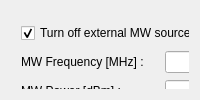
        <widget class="QWidget" name="tab">
         <attribute name="title">
          <string>Analysis</string>
         </attribute>
         <layout class="QGridLayout" name="gridLayout_6">
          <item row="0" column="1">
           <widget class="QWidget" name="widget" native="true">
            <widget class="QWidget" name="widget_2" native="true">
             <property name="geometry">
              <rect>
               <x>0</x>
               <y>0</y>
               <width>861</width>
               <height>151</height>
              </rect>
             </property>
             <widget class="QWidget" name="layoutWidget_2">
              <property name="geometry">
               <rect>
                <x>10</x>
                <y>10</y>
                <width>841</width>
                <height>141</height>
               </rect>
              </property>
              <layout class="QGridLayout" name="gridLayout_30">
               <item row="0" column="8">
                <widget class="QLabel" name="refocus_interval_Label">
                 <property name="text">
                  <string>Refocus interval (s):</string>
                 </property>
                </widget>
               </item>
               <item row="2" column="3">
                <widget class="QCheckBox" name="ignore_last_laser_CheckBox">
                 <property name="text">
                  <string>Ignore last laser?</string>
                 </property>
                 <property name="checked">
                  <bool>false</bool>
                 </property>
                </widget>
               </item>
               <item row="3" column="3">
                <widget class="QCheckBox" name="alternating_sequence_CheckBox">
                 <property name="text">
                  <string>Alternating sequence?</string>
                 </property>
                </widget>
               </item>
               <item row="0" column="6">
                <spacer name="horizontalSpacer_11">
                 <property name="orientation">
                  <enum>Qt::Horizontal</enum>
                 </property>
                 <property name="sizeHint" stdset="0">
                  <size>
                   <width>40</width>
                   <height>20</height>
                  </size>
                 </property>
                </spacer>
               </item>
               <item row="1" column="8">
                <widget class="QLineEdit" name="refocus_interval_LineEdit"/>
               </item>
               <item row="0" column="4">
                <spacer name="horizontalSpacer_10">
                 <property name="orientation">
                  <enum>Qt::Horizontal</enum>
                 </property>
                 <property name="sizeHint" stdset="0">
                  <size>
                   <width>40</width>
                   <height>20</height>
                  </size>
                 </property>
                </spacer>
               </item>
               <item row="3" column="8">
                <widget class="QLineEdit" name="odmr_refocus_interval_LineEdit"/>
               </item>
               <item row="1" column="5">
                <layout class="QGridLayout" name="gridLayout_40">
                 <item row="0" column="0">
                  <widget class="QLabel" name="tau_start_Label">
                   <property name="text">
                    <string>Tau start:</string>
                   </property>
                   <property name="alignment">
                    <set>Qt::AlignLeading|Qt::AlignLeft|Qt::AlignVCenter</set>
                   </property>
                  </widget>
                 </item>
                 <item row="0" column="1">
                  <widget class="QLineEdit" name="tau_start_InputWidget">
                   <property name="maximumSize">
                    <size>
                     <width>75</width>
                     <height>16777215</height>
                    </size>
                   </property>
                  </widget>
                 </item>
                </layout>
               </item>
               <item row="0" column="0">
                <widget class="QCheckBox" name="turn_off_external_mw_source_CheckBox">
                 <property name="text">
                  <string>Turn off external MW source?</string>
                 </property>
                 <property name="checked">
                  <bool>true</bool>
                 </property>
                </widget>
               </item>
               <item row="2" column="5">
                <layout class="QGridLayout" name="gridLayout_41">
                 <item row="0" column="0">
                  <widget class="QLabel" name="tau_increment_Label">
                   <property name="text">
                    <string>Tau increment:</string>
                   </property>
                   <property name="alignment">
                    <set>Qt::AlignRight|Qt::AlignTrailing|Qt::AlignVCenter</set>
                   </property>
                  </widget>
                 </item>
                 <item row="0" column="1">
                  <widget class="QLineEdit" name="tau_increment_InputWidget">
                   <property name="maximumSize">
                    <size>
                     <width>75</width>
                     <height>16777215</height>
                    </size>
                   </property>
                  </widget>
                 </item>
                </layout>
               </item>
               <item row="0" column="3">
                <layout class="QGridLayout" name="gridLayout_39">
                 <item row="0" column="0">
                  <widget class="QLabel" name="number_of_pulses_Label">
                   <property name="text">
                    <string>Number of laser pulses:</string>
                   </property>
                   <property name="alignment">
                    <set>Qt::AlignRight|Qt::AlignTrailing|Qt::AlignVCenter</set>
                   </property>
                  </widget>
                 </item>
                 <item row="0" column="1">
                  <widget class="QLineEdit" name="numlaser_InputWidget">
                   <property name="maximumSize">
                    <size>
                     <width>75</width>
                     <height>16777215</height>
                    </size>
                   </property>
                  </widget>
                 </item>
                </layout>
               </item>
               <item row="2" column="8">
                <widget class="QLabel" name="odmr_refocus_interval_Label">
                 <property name="text">
                  <string>ODMR refocus interval (s):</string>
                 </property>
                </widget>
               </item>
               <item row="1" column="3">
                <widget class="QCheckBox" name="ignore_first_laser_CheckBox">
                 <property name="text">
                  <string>Ignore first laser?</string>
                 </property>
                </widget>
               </item>
               <item row="0" column="5">
                <widget class="QCheckBox" name="tau_defined_in_sequence_CheckBox">
                 <property name="text">
                  <string>Tau defined in sequence?</string>
                 </property>
                 <property name="checked">
                  <bool>true</bool>
                 </property>
                </widget>
               </item>
               <item row="0" column="2">
                <spacer name="horizontalSpacer_12">
                 <property name="orientation">
                  <enum>Qt::Horizontal</enum>
                 </property>
                 <property name="sizeHint" stdset="0">
                  <size>
                   <width>40</width>
                   <height>20</height>
                  </size>
                 </property>
                </spacer>
               </item>
               <item row="3" column="5">
                <widget class="QCheckBox" name="show_fft_plot_CheckBox">
                 <property name="text">
                  <string>Show second plot?</string>
                 </property>
                </widget>
               </item>
               <item row="3" column="0">
                <layout class="QGridLayout" name="gridLayout_28">
                 <item row="0" column="1">
                  <widget class="QLabel" name="label_16">
                   <property name="text">
                    <string>Fast counter binning [ns] :</string>
                   </property>
                  </widget>
                 </item>
                 <item row="0" column="2">
                  <widget class="QDoubleSpinBox" name="binning_doubleSpinBox">
                   <property name="sizePolicy">
                    <sizepolicy hsizetype="Expanding" vsizetype="Fixed">
                     <horstretch>0</horstretch>
                     <verstretch>0</verstretch>
                    </sizepolicy>
                   </property>
                   <property name="minimumSize">
                    <size>
                     <width>75</width>
                     <height>0</height>
                    </size>
                   </property>
                   <property name="minimum">
                    <double>0.100000000000000</double>
                   </property>
                   <property name="maximum">
                    <double>1000.000000000000000</double>
                   </property>
                   <property name="singleStep">
                    <double>0.100000000000000</double>
                   </property>
                   <property name="value">
                    <double>1.000000000000000</double>
                   </property>
                  </widget>
                 </item>
                </layout>
               </item>
               <item row="1" column="0">
                <layout class="QGridLayout" name="gridLayout_32">
                 <item row="0" column="1">
                  <widget class="QLineEdit" name="mw_frequency_InputWidget">
                   <property name="maximumSize">
                    <size>
                     <width>75</width>
                     <height>16777215</height>
                    </size>
                   </property>
                  </widget>
                 </item>
                 <item row="0" column="0">
                  <widget class="QLabel" name="mw_frequency_Label">
                   <property name="text">
                    <string>MW Frequency [MHz] :</string>
                   </property>
                  </widget>
                 </item>
                </layout>
               </item>
               <item row="2" column="0">
                <layout class="QGridLayout" name="gridLayout_31">
                 <item row="0" column="1">
                  <widget class="QLineEdit" name="mw_power_InputWidget">
                   <property name="maximumSize">
                    <size>
                     <width>75</width>
                     <height>16777215</height>
                    </size>
                   </property>
                  </widget>
                 </item>
                 <item row="0" column="0">
                  <widget class="QLabel" name="mw_power_Label">
                   <property name="text">
                    <string>MW Power [dBm] :</string>
                   </property>
                  </widget>
                 </item>
                </layout>
               </item>
               <item row="4" column="5">
                <widget class="QCheckBox" name="show_errorbars_CheckBox">
                 <property name="toolTip">
                  <string>computes the errorbars just based on photon shot noise and propagation of uncertainty</string>
                 </property>
                 <property name="statusTip">
                  <string comment="computes the errorbars just based on photon shot noise and propagation of uncertainty" extracomment="computes the errorbars just based on photon shot noise and propagation of uncertainty"/>
                 </property>
                 <property name="whatsThis">
                  <string/>
                 </property>
                 <property name="accessibleName">
                  <string/>
                 </property>
                 <property name="accessibleDescription">
                  <string/>
                 </property>
                 <property name="text">
                  <string>Show errorbars</string>
                 </property>
                 <property name="checked">
                  <bool>true</bool>
                 </property>
                </widget>
               </item>
              </layout>
             </widget>
            </widget>
            <widget class="QWidget" name="widget_3" native="true">
             <property name="geometry">
              <rect>
               <x>860</x>
               <y>0</y>
               <width>431</width>
               <height>151</height>
              </rect>
             </property>
             <widget class="QWidget" name="gridLayoutWidget_4">
              <property name="geometry">
               <rect>
                <x>9</x>
                <y>9</y>
                <width>411</width>
                <height>116</height>
               </rect>
              </property>
              <layout class="QGridLayout" name="gridLayout_18">
               <item row="1" column="2">
                <widget class="QTextBrowser" name="fit_result_TextBrowser">
                 <property name="enabled">
                  <bool>true</bool>
                 </property>
                 <property name="sizePolicy">
                  <sizepolicy hsizetype="Expanding" vsizetype="Expanding">
                   <horstretch>0</horstretch>
                   <verstretch>0</verstretch>
                  </sizepolicy>
                 </property>
                 <property name="baseSize">
                  <size>
                   <width>0</width>
                   <height>0</height>
                  </size>
                 </property>
                 <property name="font">
                  <font>
                   <pointsize>10</pointsize>
                  </font>
                 </property>
                </widget>
               </item>
               <item row="1" column="1">
                <widget class="QLabel" name="fit_results_Label">
                 <property name="text">
                  <string>Fit results:</string>
                 </property>
                </widget>
               </item>
               <item row="0" column="2">
                <widget class="QComboBox" name="fit_function_ComboBox"/>
               </item>
               <item row="0" column="1">
                <widget class="QPushButton" name="fit_PushButton">
                 <property name="text">
                  <string>Fit</string>
                 </property>
                </widget>
               </item>
              </layout>
             </widget>
            </widget>
            <widget class="QWidget" name="widget_4" native="true">
             <property name="geometry">
              <rect>
               <x>0</x>
               <y>190</y>
               <width>1311</width>
               <height>701</height>
              </rect>
             </property>
             <widget class="QWidget" name="gridLayoutWidget_3">
              <property name="geometry">
               <rect>
                <x>10</x>
                <y>10</y>
                <width>1281</width>
                <height>651</height>
               </rect>
              </property>
              <layout class="QGridLayout" name="gridLayout_19">
               <item row="2" column="0">
                <layout class="QGridLayout" name="gridLayout_26">
                 <item row="0" column="1">
                  <layout class="QGridLayout" name="gridLayout_42"/>
                 </item>
                 <item row="0" column="0">
                  <layout class="QGridLayout" name="gridLayout_33">
                   <item row="0" column="1">
                    <layout class="QGridLayout" name="gridLayout_23">
                     <item row="0" column="0">
                      <widget class="QLabel" name="elapsed_time_Label">
                       <property name="text">
                        <string>Elapsed time [s]:</string>
                       </property>
                       <property name="alignment">
                        <set>Qt::AlignLeading|Qt::AlignLeft|Qt::AlignVCenter</set>
                       </property>
                      </widget>
                     </item>
                     <item row="0" column="1">
                      <widget class="QLabel" name="elapsed_time_label">
                       <property name="enabled">
                        <bool>true</bool>
                       </property>
                       <property name="text">
                        <string>00:00:00:00</string>
                       </property>
                       <property name="alignment">
                        <set>Qt::AlignLeading|Qt::AlignLeft|Qt::AlignVCenter</set>
                       </property>
                      </widget>
                     </item>
                    </layout>
                   </item>
                   <item row="0" column="2">
                    <layout class="QGridLayout" name="gridLayout_24">
                     <item row="0" column="0">
                      <widget class="QLabel" name="elapsed_sweeps_Label">
                       <property name="text">
                        <string>Elapsed sweeps:</string>
                       </property>
                      </widget>
                     </item>
                     <item row="0" column="1">
                      <widget class="QLCDNumber" name="elapsed_sweeps_LCDNumber">
                       <property name="enabled">
                        <bool>false</bool>
                       </property>
                       <property name="value" stdset="0">
                        <double>30.000000000000000</double>
                       </property>
                       <property name="intValue" stdset="0">
                        <number>30</number>
                       </property>
                      </widget>
                     </item>
                    </layout>
                   </item>
                   <item row="0" column="3">
                    <layout class="QGridLayout" name="gridLayout_25">
                     <item row="0" column="1">
                      <widget class="QLabel" name="analysis_period_Label">
                       <property name="text">
                        <string>Analysis period (s):</string>
                       </property>
                       <property name="alignment">
                        <set>Qt::AlignCenter</set>
                       </property>
                      </widget>
                     </item>
                     <item row="0" column="2">
                      <widget class="QLineEdit" name="analysis_period_InputWidget">
                       <property name="maximumSize">
                        <size>
                         <width>75</width>
                         <height>16777215</height>
                        </size>
                       </property>
                      </widget>
                     </item>
                     <item row="0" column="0">
                      <spacer name="horizontalSpacer">
                       <property name="orientation">
                        <enum>Qt::Horizontal</enum>
                       </property>
                       <property name="sizeHint" stdset="0">
                        <size>
                         <width>40</width>
                         <height>20</height>
                        </size>
                       </property>
                      </spacer>
                     </item>
                    </layout>
                   </item>
                   <item row="0" column="0">
                    <layout class="QGridLayout" name="gridLayout_12">
                     <item row="0" column="0">
                      <widget class="QLabel" name="expected_duration_Label">
                       <property name="text">
                        <string>Expected duration:</string>
                       </property>
                      </widget>
                     </item>
                     <item row="0" column="1">
                      <widget class="QLabel" name="expected_duration_TimeLabel">
                       <property name="enabled">
                        <bool>true</bool>
                       </property>
                       <property name="text">
                        <string>00:00:00:00</string>
                       </property>
                       <property name="alignment">
                        <set>Qt::AlignLeading|Qt::AlignLeft|Qt::AlignVCenter</set>
                       </property>
                      </widget>
                     </item>
                    </layout>
                   </item>
                  </layout>
                 </item>
                </layout>
               </item>
               <item row="0" column="0">
                <widget class="PlotWidget" name="signal_plot_ViewWidget">
                 <property name="autoFillBackground">
                  <bool>false</bool>
                 </property>
                </widget>
               </item>
               <item row="1" column="0">
                <widget class="PlotWidget" name="fft_PlotWidget"/>
               </item>
              </layout>
             </widget>
            </widget>
           </widget>
          </item>
         </layout>
        </widget>
